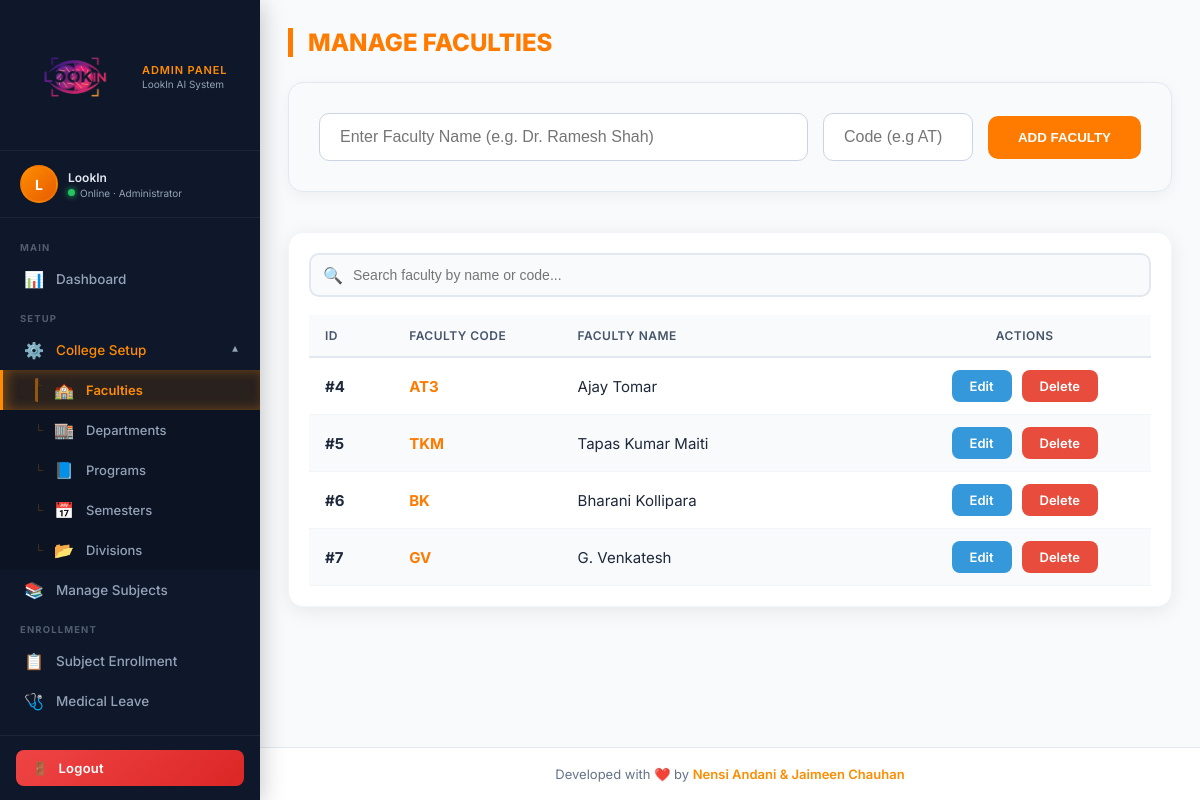
/faculties/ (signed in), run on the app's committed database.
### accounts/models.py (models this page shows, shortened)
class Faculty(models.Model):
    name = models.CharField(max_length=100)
    faculty_code = models.CharField(
        max_length=20, unique=True, null=True, blank=True,
        help_text="Short code e.g. AT, TKM, BK"
    )
    created_by = models.ForeignKey(User, on_delete=models.CASCADE, null=True, blank=True, related_name='created_facultys')

### accounts/views.py (the view)
# urls.py: path('faculties/', views.faculties, name='faculties'),
@user_passes_test(admin_check, login_url='admin_login')
@login_required
def faculties(request):
    if request.method == "POST":
        faculty_name = request.POST.get("faculty_name")
        faculty_code = request.POST.get("faculty_code", "").strip() or None
        if faculty_name:
            Faculty.objects.create(name=faculty_name, faculty_code=faculty_code, created_by=request.user)
        return redirect('faculties')
    return render(request, 'adminpanel/faculties.html', {'faculties': isolate_qs(request, Faculty.objects.all()).order_by('id')})

### accounts/views.py (called while the page is built)
def isolate_qs(request, qs):
    if not request.user.is_authenticated:
        return qs.none()
    if getattr(request.user, 'is_superuser', False):
        return qs
    return qs.filter(created_by=request.user)

def admin_check(user):
    return user.is_staff

### accounts/templates/adminpanel/faculties.html (shortened to what this page needs)
{% extends 'adminpanel/base.html' %}
{% block content %}
<h2 class="title">Manage Faculties</h2>
<div class="form-card">
    <form method="POST" action="{% if edit_faculty %}{% url 'edit_faculty' edit_faculty.id %}{% else %}{% url 'faculties' %}{% endif %}">
        <div class="form-group-flex">
            <input type="text" name="faculty_name"
                   placeholder="Enter Faculty Name (e.g. Dr. Ramesh Shah)"
                   value="{% if edit_faculty %}{{ edit_faculty.name }}{% endif %}"
                   required>
            <input type="text" name="faculty_code"
                   placeholder="Code (e.g AT)"
                   value="{% if edit_faculty %}{{ edit_faculty.faculty_code|default_if_none:'' }}{% endif %}"
                   style="max-width: 150px;">
            <button type="submit">
                {% if edit_faculty %}Update Faculty{% else %}Add Faculty{% endif %}
            </button>
        </div>
    </form>
</div>
<div class="table-card">
    <div class="search-wrapper">
        <input type="text" id="facultySearch"
               placeholder="Search faculty by name or code..."
               autocomplete="off">
        <span class="search-icon">🔍</span>
    </div>
    <table id="facultyTable">
        <thead>
            <tr>
                <th style="width: 10%;">ID</th>
                <th style="width: 20%;">Faculty Code</th>
                <th style="width: 40%;">Faculty Name</th>
                <th style="width: 30%; text-align: center;">Actions</th>
            </tr>
        </thead>
        <tbody id="facultyTbody">
            {% for faculty in faculties %}
            <tr class="faculty-row">
                <td><strong>#{{ faculty.id }}</strong></td>
                <td class="searchable-code" style="font-weight: 700; color: #ff7b00;">{{ faculty.faculty_code|default:"—" }}</td>
                <td class="searchable-name">{{ faculty.name }}</td>
                <td>
                    <div class="btn-group" style="justify-content: center;">
                        <a href="{% url 'edit_faculty' faculty.id %}" class="edit-btn">Edit</a>
                        <a href="{% url 'delete_faculty' faculty.id %}" class="delete-btn"
                           onclick="return confirm('Are you sure you want to delete this faculty?')">Delete</a>
                    </div>
                </td>
            </tr>
            {% empty %}
            <tr>
                <td colspan="4" class="empty-msg">No Faculties Added Yet.</td>
            </tr>
            {% endfor %}
        </tbody>
    </table>
</div>
{% endblock %}

### accounts/templates/adminpanel/base.html (shortened to what this page needs)
{% load static %}
<!DOCTYPE html>
<html lang="en">
<head>
</head>
<body>
<aside class="sidebar" id="sidebar">
    <a href="{% url 'admin_dashboard' %}" class="sidebar-logo">
        <img src="{% static 'img/logo2.png' %}" alt="LookIn Logo">
        <div class="logo-label">
            <span>Admin Panel</span>
            <span>LookIn AI System</span>
        </div>
    </a>
    <div class="admin-status">
        <div class="admin-avatar">
            {{ request.user.first_name|slice:":1"|upper|default:request.user.username|slice:":1"|upper }}
        </div>
        <div class="admin-info">
            <div class="admin-name">
                {{ request.user.first_name|default:request.user.username }}
            </div>
            <div class="admin-role">
                <span class="online-dot"></span>
                Online · Administrator
            </div>
        </div>
    </div>
    <nav class="sidebar-nav" id="sidebarNav">
        <div class="nav-section-label">Main</div>
        <a href="{% url 'admin_dashboard' %}" class="nav-item" id="nav-dashboard">
            <span class="nav-icon">📊</span>
            <span class="nav-text">Dashboard</span>
        </a>
        <div class="nav-section-label">Setup</div>
        <div class="nav-group" id="group-setup">
            <div class="nav-group-toggle" id="toggle-setup" onclick="toggleNavGroup('setup')">
                <span class="nav-icon">⚙️</span>
                <span class="nav-text">College Setup</span>
                <span class="toggle-arrow">▼</span>
            </div>
            <div class="nav-group-children" id="children-setup">
                <a href="{% url 'faculties' %}" class="nav-item" id="nav-faculties">
                    <span class="nav-icon">🏫</span>
                    <span class="nav-text">Faculties</span>
                </a>
                <a href="{% url 'departments' %}" class="nav-item" id="nav-departments">
                    <span class="nav-icon">🏬</span>
                    <span class="nav-text">Departments</span>
                </a>
                <a href="{% url 'programs' %}" class="nav-item" id="nav-programs">
                    <span class="nav-icon">📘</span>
                    <span class="nav-text">Programs</span>
                </a>
                <a href="{% url 'semesters' %}" class="nav-item" id="nav-semesters">
                    <span class="nav-icon">📅</span>
                    <span class="nav-text">Semesters</span>
                </a>
                <a href="{% url 'divisions' %}" class="nav-item" id="nav-divisions">
                    <span class="nav-icon">📂</span>
                    <span class="nav-text">Divisions</span>
                </a>
            </div>
        </div>
        <a href="{% url 'subjects' %}" class="nav-item" id="nav-subjects">
            <span class="nav-icon">📚</span>
            <span class="nav-text">Manage Subjects</span>
        </a>
        <div class="nav-section-label">Enrollment</div>
        <a href="{% url 'manage_enrollment' %}" class="nav-item" id="nav-enrollment">
            <span class="nav-icon">📋</span>
            <span class="nav-text">Subject Enrollment</span>
        </a>
        <a href="{% url 'grant_medical_leave' %}" class="nav-item" id="nav-leave">
            <span class="nav-icon">🩺</span>
            <span class="nav-text">Medical Leave</span>
        </a>
        <div class="nav-section-label">Attendance</div>
    </nav>
    <div class="sidebar-footer">
        <a href="{% url 'admin_logout' %}" class="logout-btn">
            <span>🚪</span>
            <span class="btn-text">Logout</span>
        </a>
    </div>
</aside>
<div class="layout-wrapper" id="layoutWrapper">
    <main class="main-content">
        {% block content %}{% endblock %}
    </main>
    <footer class="footer">
        Developed with ❤️ by <span>Nensi Andani &amp; Jaimeen Chauhan</span>
    </footer>
</div>
</body>
</html>

### accounts/templates/adminpanel/faculties.html (style rules this page uses)
.title { color: #ff7b00; font-weight: 800; margin-bottom: 25px; text-transform: uppercase; border-left: 5px solid #ff7b00; padding-left: 15px; font-size: 24px; }
.form-card { background: #f8fafc; padding: 30px; border-radius: 15px; box-shadow: 0 4px 15px rgba(0,0,0,0.05); margin-bottom: 40px; border: 1px solid #e2e8f0; }
.form-group-flex { display: flex; gap: 15px; align-items: center; }
.form-card input { flex: 1; padding: 14px 20px; border: 1px solid #cbd5e1; border-radius: 10px; font-size: 16px; outline: none; transition: 0.3s; }
.form-card button { padding: 14px 30px; background: #ff7b00; border: none; color: white; border-radius: 10px; cursor: pointer; font-weight: bold; text-transform: uppercase; transition: 0.3s; }
.search-wrapper { position: relative; margin-bottom: 18px; }
.search-wrapper .search-icon { position: absolute; left: 14px; top: 50%; transform: translateY(-50%); font-size: 16px; color: #94a3b8; pointer-events: none; transition: color 0.25s; }
.search-wrapper input#facultySearch { width: 100%; padding: 12px 16px 12px 42px; font-size: 14px; border: 2px solid #e2e8f0; border-radius: 10px; background: #f8fafc; color: #1e293b; outline: none; box-sizing: border-box; transition: border-color 0.25s, box-shadow 0.25s, background 0.25s; }
.table-card { background: #fff; padding: 20px; border-radius: 15px; box-shadow: 0 4px 20px rgba(0,0,0,0.08); border: 1px solid #f1f5f9; }
table { width: 100%; border-collapse: collapse; }
thead tr { background: #f8fafc; border-bottom: 2px solid #e2e8f0; }
th { padding: 15px; text-align: left; color: #475569; font-weight: 700; text-transform: uppercase; font-size: 13px; }
td { padding: 15px; color: #1e293b; font-size: 15px; border-bottom: 1px solid #f1f5f9; }
.btn-group { display: flex; gap: 10px; }
.edit-btn { background: #3498db; color: white; border: none; padding: 8px 18px; border-radius: 8px; cursor: pointer; font-size: 13px; font-weight: 600; text-decoration: none; transition: 0.3s; }
.delete-btn { background: #e74c3c; color: white; border: none; padding: 8px 18px; border-radius: 8px; cursor: pointer; font-size: 13px; font-weight: 600; text-decoration: none; transition: 0.3s; }

### data on the page
Faculty: id "4", faculty_code "AT3", name "Ajay Tomar"
Faculty: id "5", faculty_code "TKM", name "Tapas Kumar Maiti"
Faculty: id "6", faculty_code "BK", name "Bharani Kollipara"
Faculty: id "7", faculty_code "GV", name "G. Venkatesh"

### other printed values
{{ request.user.first_name|default:request.user.username }} "LookIn"
